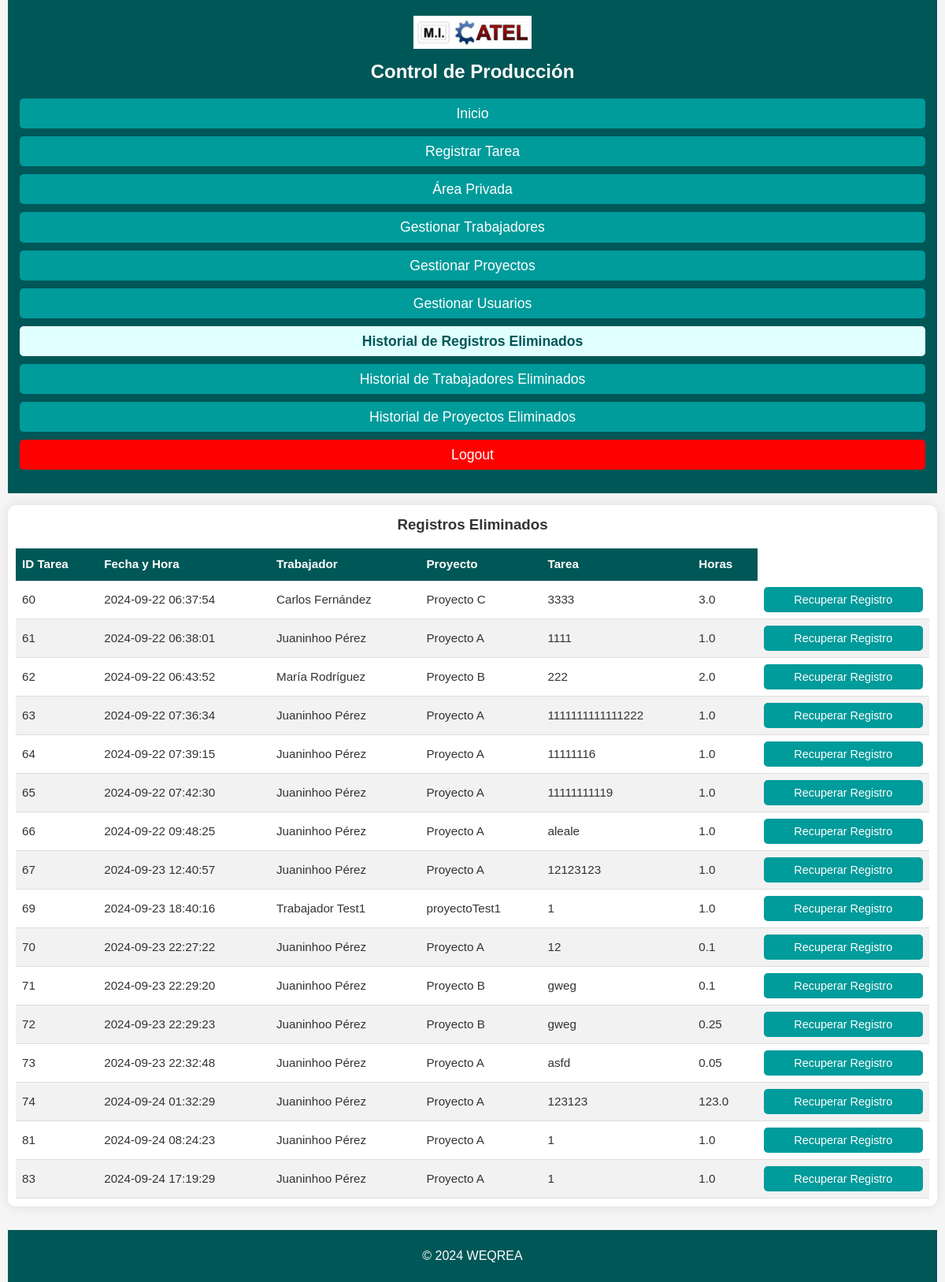
The page /historial_registros (signed in) on the database as committed earlier.
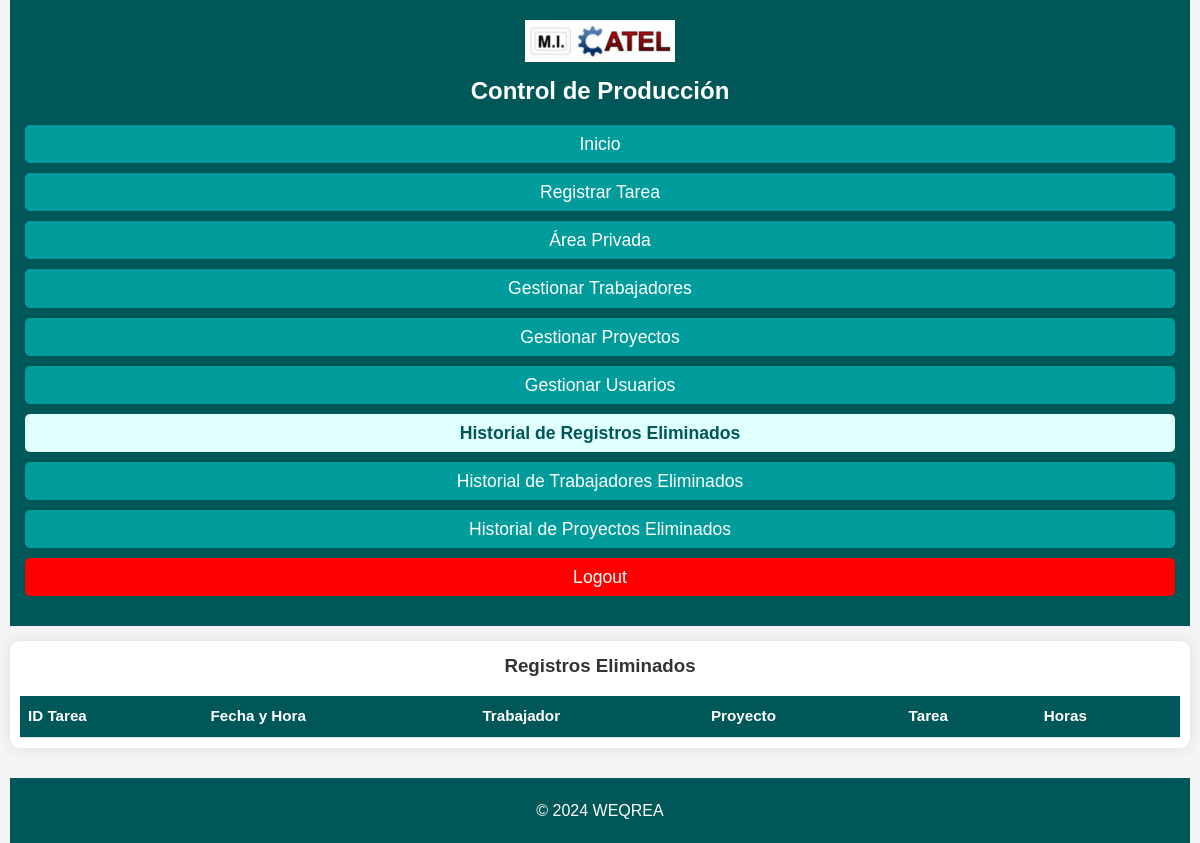
The same page on the database as committed later.
### app/models.py (models this page shows)
class RegistroTareas(db.Model):
    __tablename__ = 'registro_tareas'
    ID_tarea = db.Column(db.Integer, primary_key=True, autoincrement=True)
    fecha_hora = db.Column(db.String, nullable=False)
    ID_trabajador = db.Column(db.Integer, db.ForeignKey('registro_trabajadores.ID_trabajador'), nullable=False)
    ID_proyecto = db.Column(db.Integer, db.ForeignKey('registro_proyectos.ID_proyecto'), nullable=False)
    tarea = db.Column(db.String, nullable=False)
    horas = db.Column(db.Float, nullable=False)
    eliminado = db.Column(db.Boolean, default=False, nullable=False)  # Nueva columna
    trabajador = db.relationship('RegistroTrabajadores', backref='tareas')
    proyecto = db.relationship('RegistroProyectos', backref='tareas')

class RegistroTrabajadores(db.Model):
    __tablename__ = 'registro_trabajadores'
    ID_trabajador = db.Column(db.Integer, primary_key=True, autoincrement=True)
    PIN_trabajador = db.Column(db.Integer, unique=True)
    nombre_trabajador = db.Column(db.String, nullable=False)
    apellido1_trabajador = db.Column(db.String, nullable=False)
    apellido2_trabajador = db.Column(db.String)
    eliminado = db.Column(db.Boolean, default=False, nullable=False)  # Nueva columna

class RegistroProyectos(db.Model):
    __tablename__ = 'registro_proyectos'
    ID_proyecto = db.Column(db.Integer, primary_key=True, autoincrement=True)
    numero_proyecto = db.Column(db.String, unique=True, nullable=False)
    cliente_proyecto = db.Column(db.String, nullable=False)
    nombre_proyecto = db.Column(db.String, nullable=False)
    descripcion_proyecto = db.Column(db.String)
    eliminado = db.Column(db.Boolean, default=False, nullable=False)  # Nueva columna

### app/routes.py (the view)
    @app.route('/historial_registros')
    @login_required
    @jefe_taller_required  # Solo el Jefe de Taller puede acceder
    def historial_registros():
        registros_eliminados = RegistroTareas.query.filter_by(eliminado=True).all()
        return render_template('historial_registros.html', registros=registros_eliminados)

### app/routes.py (called while the page is built)
def login_required(f):
    @wraps(f)
    def decorated_function(*args, **kwargs):
        if 'usuario_id' not in session:
            flash('Debes iniciar sesión para acceder a esta página.', 'error')
            return redirect(url_for('login'))
        return f(*args, **kwargs)
    return decorated_function

def jefe_taller_required(f):
    @wraps(f)
    def decorated_function(*args, **kwargs):
        if 'rol' not in session or session['rol'] != 'jefe_taller':
            flash('No tienes permisos para acceder a esta página.', 'error')
            return redirect(url_for('home'))
        return f(*args, **kwargs)
    return decorated_function

### run.py (called while the page is built)
@app.before_request
def make_session_permanent():
    session.permanent = True

@app.after_request
def add_security_headers(response: Response):
    response.headers['X-Content-Type-Options'] = 'nosniff'
    return response

### app/templates/historial_registros.html (shortened to what this page needs)
{% extends 'base.html' %}
{% block content %}
<div class="table-container">
    <h3>Registros Eliminados</h3>
    <table>
        <thead>
            <tr>
                <th>ID Tarea</th>
                <th>Fecha y Hora</th>
                <th>Trabajador</th>
                <th>Proyecto</th>
                <th>Tarea</th>
                <th>Horas</th>
            </tr>
        </thead>
        <tbody>
            {% for registro in registros %}
            <tr>
                <td>{{ registro.ID_tarea }}</td>
                <td>{{ registro.fecha_hora }}</td>
                <td>{{ registro.trabajador.nombre_trabajador }} {{ registro.trabajador.apellido1_trabajador }}</td>
                <td>{{ registro.proyecto.nombre_proyecto }}</td>
                <td>{{ registro.tarea }}</td>
                <td>{{ registro.horas }}</td>
                {% if registro.eliminado == 1 %}
                <td>
                    <form method="POST" action="{{ url_for('recuperar_registro', id=registro.ID_tarea) }}" onsubmit="return confirm('¿Estás seguro de que deseas recuperar este registro?');">
                        <button type="submit">Recuperar Registro</button>
                    </form>
                </td>
                {% endif %}
            </tr>
            {% endfor %}
        </tbody>
    </table>
</div>
{% endblock %}

Rows that differ between the two databases and show on the page:
removed RegistroTareas: ID_tarea "60", fecha_hora "2024-09-22 06:37:54", trabajador.nombre_trabajador "Carlos", trabajador.apellido1_trabajador "Fernández", proyecto.nombre_proyecto "Proyecto C", tarea "3333", horas "3.0"
removed RegistroTareas: ID_tarea "61", fecha_hora "2024-09-22 06:38:01", trabajador.nombre_trabajador "Juaninhoo", trabajador.apellido1_trabajador "Pérez", proyecto.nombre_proyecto "Proyecto A", tarea "1111", horas "1.0"
removed RegistroTareas: ID_tarea "62", fecha_hora "2024-09-22 06:43:52", trabajador.nombre_trabajador "María", trabajador.apellido1_trabajador "Rodríguez", proyecto.nombre_proyecto "Proyecto B", tarea "222", horas "2.0"
removed RegistroTareas: ID_tarea "63", fecha_hora "2024-09-22 07:36:34", trabajador.nombre_trabajador "Juaninhoo", trabajador.apellido1_trabajador "Pérez", proyecto.nombre_proyecto "Proyecto A", tarea "1111111111111222", horas "1.0"
removed RegistroTareas: ID_tarea "64", fecha_hora "2024-09-22 07:39:15", trabajador.nombre_trabajador "Juaninhoo", trabajador.apellido1_trabajador "Pérez", proyecto.nombre_proyecto "Proyecto A", tarea "11111116", horas "1.0"
removed RegistroTareas: ID_tarea "65", fecha_hora "2024-09-22 07:42:30", trabajador.nombre_trabajador "Juaninhoo", trabajador.apellido1_trabajador "Pérez", proyecto.nombre_proyecto "Proyecto A", tarea "11111111119", horas "1.0"
removed RegistroTareas: ID_tarea "66", fecha_hora "2024-09-22 09:48:25", trabajador.nombre_trabajador "Juaninhoo", trabajador.apellido1_trabajador "Pérez", proyecto.nombre_proyecto "Proyecto A", tarea "aleale", horas "1.0"
removed RegistroTareas: ID_tarea "67", fecha_hora "2024-09-23 12:40:57", trabajador.nombre_trabajador "Juaninhoo", trabajador.apellido1_trabajador "Pérez", proyecto.nombre_proyecto "Proyecto A", tarea "12123123", horas "1.0"
removed RegistroTareas: ID_tarea "69", fecha_hora "2024-09-23 18:40:16", trabajador.nombre_trabajador "Trabajador", trabajador.apellido1_trabajador "Test1", proyecto.nombre_proyecto "proyectoTest1", tarea "1", horas "1.0"
removed RegistroTareas: ID_tarea "70", fecha_hora "2024-09-23 22:27:22", trabajador.nombre_trabajador "Juaninhoo", trabajador.apellido1_trabajador "Pérez", proyecto.nombre_proyecto "Proyecto A", tarea "12", horas "0.1"
removed RegistroTareas: ID_tarea "71", fecha_hora "2024-09-23 22:29:20", trabajador.nombre_trabajador "Juaninhoo", trabajador.apellido1_trabajador "Pérez", proyecto.nombre_proyecto "Proyecto B", tarea "gweg", horas "0.1"
removed RegistroTareas: ID_tarea "72", fecha_hora "2024-09-23 22:29:23", trabajador.nombre_trabajador "Juaninhoo", trabajador.apellido1_trabajador "Pérez", proyecto.nombre_proyecto "Proyecto B", tarea "gweg", horas "0.25"
removed RegistroTareas: ID_tarea "73", fecha_hora "2024-09-23 22:32:48", trabajador.nombre_trabajador "Juaninhoo", trabajador.apellido1_trabajador "Pérez", proyecto.nombre_proyecto "Proyecto A", tarea "asfd", horas "0.05"
removed RegistroTareas: ID_tarea "74", fecha_hora "2024-09-24 01:32:29", trabajador.nombre_trabajador "Juaninhoo", trabajador.apellido1_trabajador "Pérez", proyecto.nombre_proyecto "Proyecto A", tarea "123123", horas "123.0"
removed RegistroTareas: ID_tarea "81", fecha_hora "2024-09-24 08:24:23", trabajador.nombre_trabajador "Juaninhoo", trabajador.apellido1_trabajador "Pérez", proyecto.nombre_proyecto "Proyecto A", tarea "1", horas "1.0"
removed RegistroTareas: ID_tarea "83", fecha_hora "2024-09-24 17:19:29", trabajador.nombre_trabajador "Juaninhoo", trabajador.apellido1_trabajador "Pérez", proyecto.nombre_proyecto "Proyecto A", tarea "1", horas "1.0"
